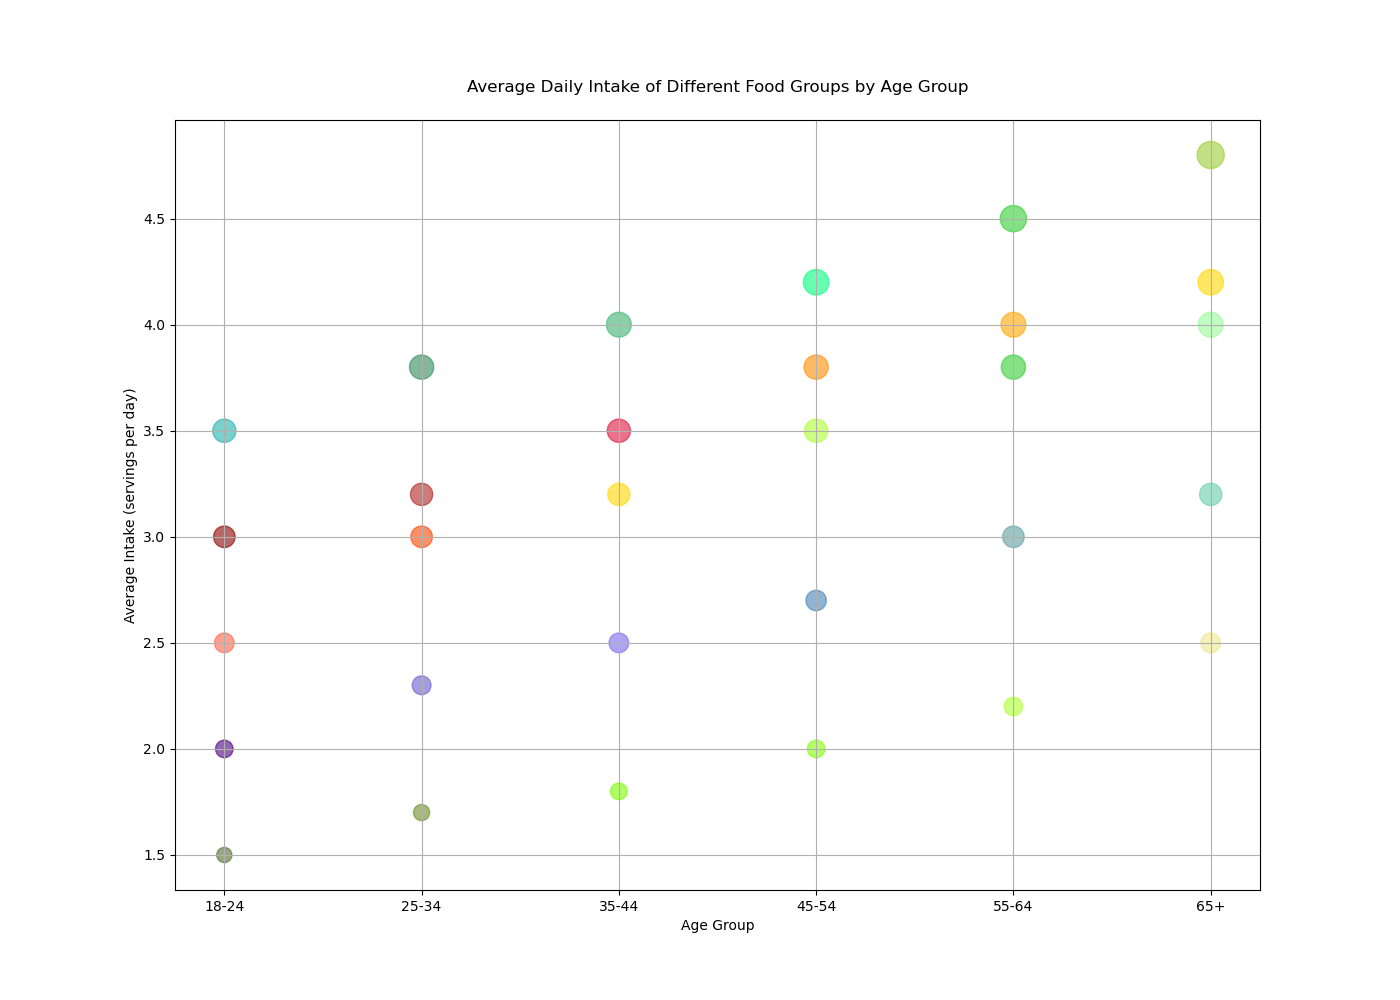

The script that drew this image:

import matplotlib.pyplot as plt

# Provided data for the chart
age_groups = ['18-24', '25-34', '35-44', '45-54', '55-64', '65+']
fruits = [2.5, 3.0, 3.2, 3.5, 3.8, 4.0]
vegetables = [3.0, 3.2, 3.5, 3.8, 4.0, 4.2]
proteins = [2.0, 2.3, 2.5, 2.7, 3.0, 3.2]
grains = [3.5, 3.8, 4.0, 4.2, 4.5, 4.8]
dairy = [1.5, 1.7, 1.8, 2.0, 2.2, 2.5]

# Bubble sizes, arbitrary values for visualization purposes
bubble_sizes = [size * 80 for size in fruits + vegetables + proteins + grains + dairy]

# Define colors for each food group
colors = [
    '#FF6347', '#FF4500', '#FFD700', '#ADFF2F', '#32CD32', '#98FB98', 
    '#8B0000', '#B22222', '#DC143C', '#FF8C00', '#FFA500', '#FFD700', 
    '#4B0082', '#6A5ACD', '#7B68EE', '#4682B4', '#5F9EA0', '#66CDAA', 
    '#20B2AA', '#2E8B57', '#3CB371', '#00FF7F', '#32CD32', '#9ACD32', 
    '#556B2F', '#6B8E23', '#7CFC00', '#7FFF00', '#ADFF2F', '#F0E68C'
]

# Bubble chart
plt.figure(figsize=(14, 10))
plt.scatter(age_groups * 5, fruits + vegetables + proteins + grains + dairy, s=bubble_sizes, c=colors, alpha=0.6)

# Title and labels
plt.title('Average Daily Intake of Different Food Groups by Age Group', pad=20)
plt.xlabel('Age Group')
plt.ylabel('Average Intake (servings per day)')

# Show grid
plt.grid(True)

# Show the figure
plt.show()
